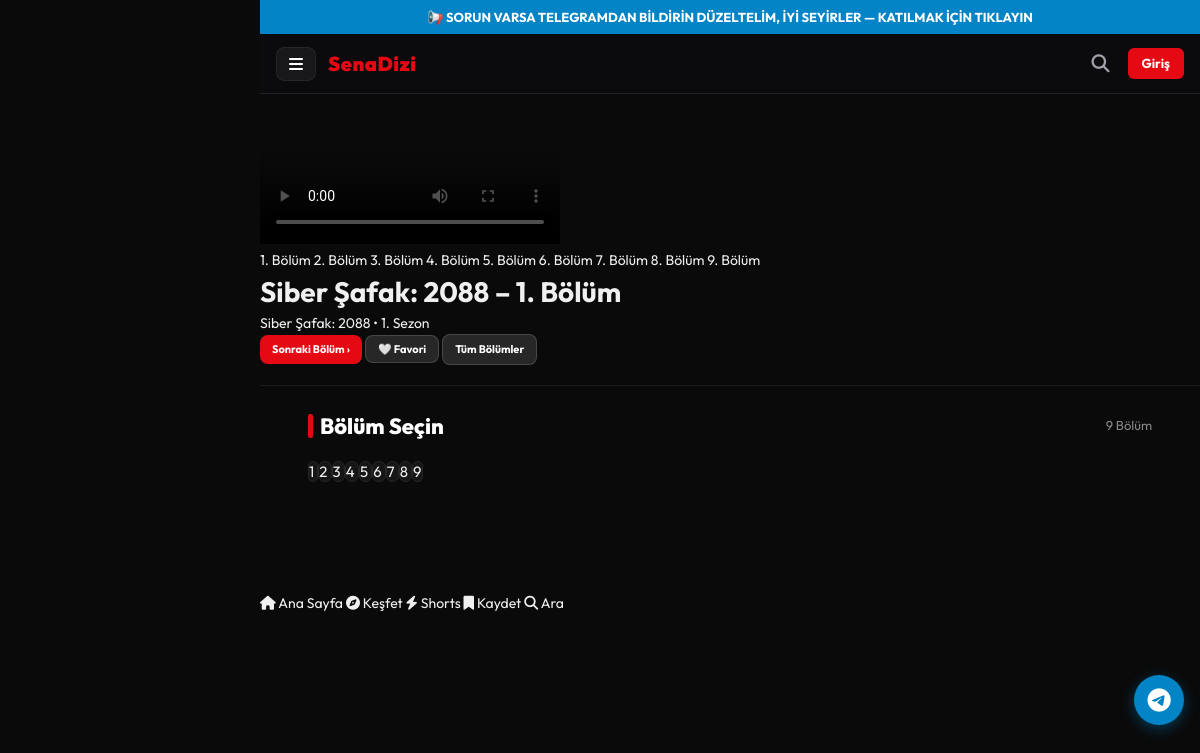
The page /dizi/siber-safak-2088/sezon-1/bolum-1 on the database its author committed.
### app/models/content.py (models this page shows)
class Series(Base):
    __tablename__ = "series"
    id = Column(Integer, primary_key=True, index=True)
    title = Column(String(200), index=True, nullable=False)
    slug = Column(String(200), unique=True, index=True, nullable=False)
    description = Column(Text, nullable=False)
    poster_url = Column(String(500), nullable=False) # Dikey kapak
    banner_url = Column(String(500), nullable=True) # Yatay hero banner
    release_year = Column(Integer, default=2026)
    country = Column(String(100), default="Türkiye")
    director = Column(String(100), nullable=True)
    rating = Column(Float, default=8.5)
    status = Column(String(50), default="Devam Ediyor") # Devam Ediyor, Tamamlandı, Yakında
    is_featured = Column(Boolean, default=False) # Hero sliderda gösterilsin mi
    is_popular = Column(Boolean, default=False)
    is_premium_only = Column(Boolean, default=False)
    view_count = Column(Integer, default=0)
    created_at = Column(DateTime, default=datetime.utcnow)
    updated_at = Column(DateTime, default=datetime.utcnow, onupdate=datetime.utcnow)
    categories = relationship("Category", secondary=series_categories, back_populates="series")
    actors = relationship("Actor", secondary=series_actors, back_populates="series")
    seasons = relationship("Season", back_populates="series", cascade="all, delete-orphan", order_by="Season.season_number")
    favorites = relationship("Favorite", back_populates="series", cascade="all, delete-orphan")

class Episode(Base):
    __tablename__ = "episodes"
    id = Column(Integer, primary_key=True, index=True)
    season_id = Column(Integer, ForeignKey("seasons.id", ondelete="CASCADE"), nullable=False)
    episode_number = Column(Integer, nullable=False)
    title = Column(String(200), nullable=False)
    description = Column(Text, nullable=True)
    thumbnail_url = Column(String(500), nullable=True)
    video_url = Column(String(1000), nullable=False) # MP4 veya HLS m3u8 akışı
    duration_minutes = Column(Integer, default=45)
    release_date = Column(DateTime, default=datetime.utcnow)
    is_free = Column(Boolean, default=True) # Ücretsiz veya Premium
    view_count = Column(Integer, default=0)
    created_at = Column(DateTime, default=datetime.utcnow)
    season = relationship("Season", back_populates="episodes")
    history = relationship("WatchHistory", back_populates="episode", cascade="all, delete-orphan")
    progress = relationship("WatchProgress", back_populates="episode", cascade="all, delete-orphan")

class Season(Base):
    __tablename__ = "seasons"
    id = Column(Integer, primary_key=True, index=True)
    series_id = Column(Integer, ForeignKey("series.id", ondelete="CASCADE"), nullable=False)
    season_number = Column(Integer, nullable=False)
    title = Column(String(100), nullable=True) # Örn: "1. Sezon"
    description = Column(Text, nullable=True)
    created_at = Column(DateTime, default=datetime.utcnow)
    series = relationship("Series", back_populates="seasons")
    episodes = relationship("Episode", back_populates="season", cascade="all, delete-orphan", order_by="Episode.episode_number")

### app/routers/views.py (the view, shortened to what this page needs)
@router.get("/dizi/{slug}/sezon-{season_num}/bolum-{ep_num}", response_class=HTMLResponse)
def player_page(
    slug: str,
    season_num: int,
    ep_num: int,
    request: Request,
    db: Session = Depends(get_db)
):
    series = db.query(Series).options(
        joinedload(Series.categories),
        joinedload(Series.seasons).joinedload(Season.episodes)
    ).filter(Series.slug == slug).first()
    if not series:
        raise HTTPException(status_code=404, detail="Dizi bulunamadı.")
    season = db.query(Season).filter(
        Season.series_id == series.id,
        Season.season_number == season_num
    ).first()
    if not season:
        raise HTTPException(status_code=404, detail="Sezon bulunamadı.")
    episode = db.query(Episode).filter(
        Episode.season_id == season.id,
        Episode.episode_number == ep_num
    ).first()
    if not episode:
        raise HTTPException(status_code=404, detail="Bölüm bulunamadı.")
    user = get_current_user_optional(request, db)
    is_locked = False
    ctx = get_base_context(
        request,
        db,
        f"{series.title} {season.season_number}. Sezon {episode.episode_number}. Bölüm İzle | SenaDizi",
        user
    )
    prev_ep = db.query(Episode).filter(
        Episode.season_id == season.id,
        Episode.episode_number == ep_num - 1
    ).first()
    next_ep = db.query(Episode).filter(
        Episode.season_id == season.id,
        Episode.episode_number == ep_num + 1
    ).first()
    resume_seconds = 0.0
    season_episodes = db.query(Episode).filter(Episode.season_id == season.id).order_by(Episode.episode_number).all()
    ctx.update({
        "series": series,
        "season": season,
        "episode": episode,
        "is_locked": is_locked,
        "prev_ep": prev_ep,
        "next_ep": next_ep,
        "resume_seconds": resume_seconds,
        "season_episodes": season_episodes
    })
    return templates.TemplateResponse(request=request, name="player.html", context=ctx)

### app/database.py (called while the page is built)
def get_db():
    db = SessionLocal()
    try:
        yield db
    finally:
        db.close()

### app/routers/views.py (called while the page is built)
def get_base_context(request: Request, db: Session, title: str = "SenaDizi - Profesyonel Dizi Platformu", user: Optional[User] = None):
    if user is None:
        user = get_current_user_optional(request, db)
    categories = db.query(Category).filter(Category.is_active == True).order_by(Category.name).all()
    return {
        "request": request,
        "site_name": settings.APP_NAME,
        "site_domain": settings.DOMAIN,
        "page_title": title,
        "current_user": user,
        "categories_nav": categories,
        "meta_description": "SenaDizi ile yüksek kalitede, lisanslı ve özel dizi bölümlerini kesintisiz izleyin.",
        "canonical_url": f"{settings.BASE_URL}{request.url.path}"
    }

### app/security.py (called while the page is built, shortened)
def get_token_from_request(request: Request) -> Optional[str]:
    auth_header = request.headers.get("Authorization")
    if auth_header and auth_header.startswith("Bearer "):
        return auth_header[7:]
    cookie_token = request.cookies.get("access_token")
    if cookie_token:
        if cookie_token.startswith("Bearer "):
            return cookie_token[7:]
        return cookie_token
    return None

def get_current_user_optional(request: Request, db: Session = Depends(get_db)) -> Optional[User]:
    token = get_token_from_request(request)
    if not token:
        return None

### templates/player.html (shortened to what this page needs)
{% extends "base.html" %}
{% block content %}
<div class="player-page">
  <div class="player-box">
    {% if is_locked %}
      <div style="aspect-ratio:16/9; max-height:56vh; background:#111; display:flex; flex-direction:column; align-items:center; justify-content:center; padding:24px; text-align:center;">
        <div style="font-size:48px; margin-bottom:12px;">👑</div>
        <h2 style="font-size:22px; font-weight:800; color:#fff; margin-bottom:8px;">Bu Bölüm VIP Üyelere Özeldir</h2>
        <p style="color:#888; font-size:14px; max-width:400px; margin-bottom:20px; line-height:1.5;">
          Tüm lisanslı bölümleri kesintisiz ve Full HD izlemek için VIP üyeliğe geçin.
        </p>
        <a href="/vip" class="btn btn-red" style="padding:12px 28px; font-size:14px;">👑 VIP Üye Ol</a>
      </div>
    {% else %}
      <video id="diziPlayer" controls playsinline preload="auto" poster="{{ series.poster_url }}">
        <source src="{{ episode.video_url }}" type="video/mp4">
      </video>
    {% endif %}
  </div>
  <div class="ep-scrollbar">
    {% for ep in season_episodes %}
      <a href="/dizi/{{ series.slug }}/sezon-{{ season.season_number }}/bolum-{{ ep.episode_number }}" class="ep-pill {% if ep.id == episode.id %}on{% endif %}">
        {{ ep.episode_number }}. Bölüm
      </a>
    {% endfor %}
  </div>
  <div class="player-info">
    <h1 class="player-title">{{ series.title }} – {{ episode.episode_number }}. Bölüm</h1>
    <div class="player-sub">{{ series.title }} • {{ season.season_number }}. Sezon</div>
    <div class="player-btns">
      {% if next_ep %}
        <a href="/dizi/{{ series.slug }}/sezon-{{ season.season_number }}/bolum-{{ next_ep.episode_number }}" class="btn btn-red btn-sm">
          Sonraki Bölüm ›
        </a>
      {% endif %}
      <button onclick="toggleFavorite({{ series.id }}, this)" class="btn btn-dark btn-sm">
        🤍 Favori
      </button>
      <a href="/dizi/{{ series.slug }}" class="btn btn-dark btn-sm">
        Tüm Bölümler
      </a>
    </div>
  </div>
  <div class="ep-wrap" style="border-top:1px solid #1a1a1a; margin-top:20px;">
    <div class="section-head" style="padding-top:0">
      <div class="section-title">Bölüm Seçin</div>
      <div class="section-count">{{ season_episodes|length }} Bölüm</div>
    </div>
    <div class="ep-grid">
      {% for ep in season_episodes %}
        <a href="/dizi/{{ series.slug }}/sezon-{{ season.season_number }}/bolum-{{ ep.episode_number }}" class="ep-btn {% if ep.id == episode.id %}on{% endif %}">
          {{ ep.episode_number }}
        </a>
      {% endfor %}
    </div>
  </div>
</div>
{% endblock %}

### static/css/style.css (style rules this page uses)
*, *::before, *::after { box-sizing: border-box; margin: 0; padding: 0; }
html { -webkit-text-size-adjust: 100%; }
body { background: #0a0a0a; color: #f0f0f0; font-family: 'Outfit', -apple-system, BlinkMacSystemFont, 'Segoe UI', sans-serif; font-size: 14px; line-height: 1.5; -webkit-tap-highlight-color: transparent; overscroll-behavior: none; }
a { color: inherit; text-decoration: none; }
button { font-family: inherit; cursor: pointer; }
:root { --accent: #e50914; --accent-glow: rgba(229, 9, 20, 0.4); --bg-dark: #050505; --nav-h: 52px; --bot-h: 58px; --sat: env(safe-area-inset-top, 0px); --sab: env(safe-area-inset-bottom, 0px); }
.btn { display: inline-flex; align-items: center; justify-content: center; gap: 4px; border: none; border-radius: 8px; font-size: 12px; font-weight: 700; padding: 8px 16px; cursor: pointer; transition: opacity .15s, transform .2s; }
.btn-red { background: var(--accent); color: #fff; }
.btn-dark { background: rgba(255,255,255,.12); color: #fff; border: 1px solid rgba(255,255,255,.15); }
.btn-sm { padding: 6px 12px; font-size: 11px; }
.section-head { display: flex; align-items: center; justify-content: space-between; padding: 18px 0 12px; }
.section-title { font-size: 15px; font-weight: 800; display: flex; align-items: center; gap: 7px; color: #fff; }
.section-title::before { content: ''; display: block; width: 3px; height: 15px; background: var(--accent); border-radius: 2px; }
.section-count { font-size: 11px; color: #888; margin-left: auto; }

### static/css/desktop.css (style rules this page uses)
html { overflow-x: hidden; }
:root { --accent: #e50914; }
@media (min-width: 768px) { :root { --nav-h: 68px; } }
@media (min-width: 768px) { .section-head { padding: 30px 0 18px; } }
@media (min-width: 768px) { .section-title { font-size: 22px !important; font-weight: 800; } }
@media (min-width: 768px) { .section-title::before { height: 24px; width: 5px; } }
@media (min-width: 768px) { .section-count { font-size: 13px; } }
@media (min-width: 768px) { .ep-wrap { max-width: 1400px; margin: 0 auto; padding: 24px 48px 40px; } }
@media (min-width: 768px) { .ep-grid { gap: 12px; grid-template-columns: repeat(auto-fill, minmax(64px, 1fr)) !important; } }
@media (min-width: 768px) { .ep-btn { font-size: 15px; border-radius: 12px; background: #161616; border: 1px solid #262626; transition: all .18s ease; } }
@media (min-width: 1024px) { body { padding-left: 260px !important; } }

### static/css/premium.css (style rules this page uses)
:root { --accent: #e50914; --accent-glow: rgba(229, 9, 20, 0.4); --bg-dark: #050505; --nav-bg: rgba(5, 5, 5, 0.7); }

### rows shown on the page
Episode: episode_number "1"
Episode: episode_number "2"
Episode: episode_number "3"
Episode: episode_number "4"
Episode: episode_number "5"
Episode: episode_number "6"
Episode: episode_number "7"
Episode: episode_number "8"
Episode: episode_number "9"
Series: title "Siber Şafak: 2088"
Season: season_number "1"

### other values the page prints
{{ season_episodes|length }} "9"
